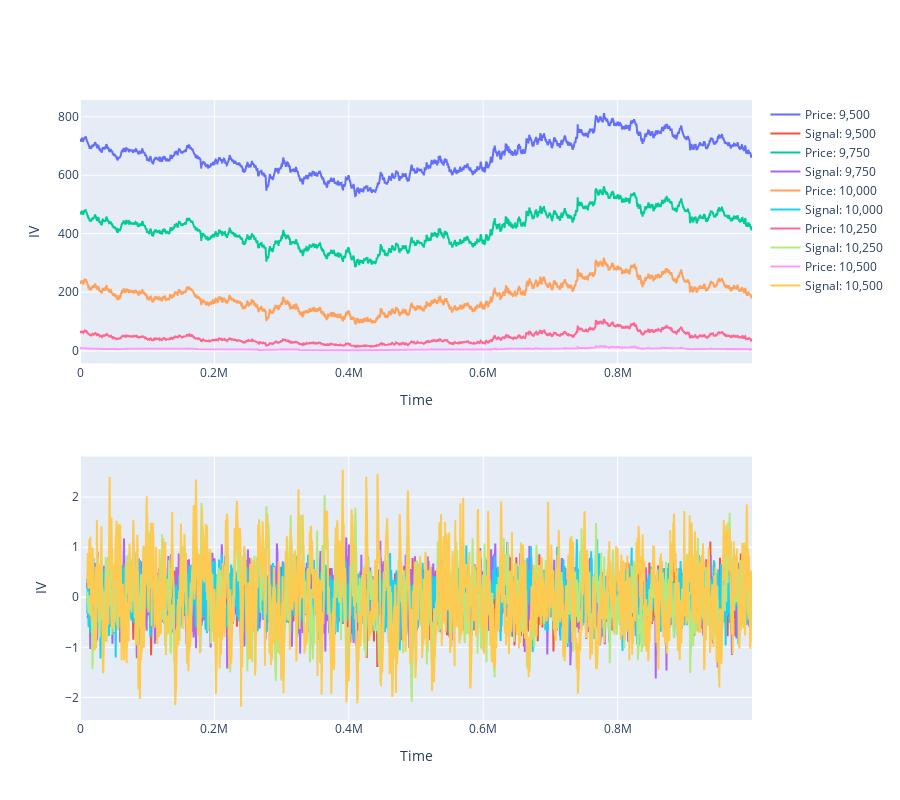

Notebook cell for this chart:
### Code cell
ivs = defaultdict(list)

for t in range(df.shape[0]):
    asset_price = df["VOLCANIC_ROCK"].iloc[t]
    expiration_time = days_to_expiry / 365 - (t / 10_000 / 365)

    for strike_price in strike_prices:
        voucher_price = df[f"VOLCANIC_ROCK_VOUCHER_{strike_price}"].iloc[t]
        ivs[strike_price].append(implied_volatility(asset_price, strike_price, voucher_price, expiration_time))

fig = make_subplots(rows=2, cols=1)

for i, strike_price in enumerate(strike_prices):
    x = np.arange(0, df.shape[0] * 100, 100)
    y_prices = df[f"VOLCANIC_ROCK_VOUCHER_{strike_price}"]

    y_signal = pd.Series(ivs[strike_price])
    y_signal = ((y_signal - y_signal.rolling(100).mean()) / y_signal.rolling(100).std()).rolling(10).mean()

    fig.add_trace(go.Scatter(x=x, y=y_prices, name=f"Price: {strike_price:,.0f}"), row=1, col=1)
    fig.add_trace(go.Scatter(x=x, y=y_signal, name=f"Signal: {strike_price:,.0f}"), row=2, col=1)

fig.update_layout(height=800)
fig.update_xaxes(title_text="Time")
fig.update_yaxes(title_text="IV")
fig.show()

### Figure 1 — Plotly figure (JSON) as saved in the notebook; plotly's stock layout.template omitted (floating-point values rounded to 4 significant figures; data arrays with more than 128 entries replaced by an {"elided": "..."} marker saying what was removed)
{"data": [{"name": "Price: 9,500", "type": "scatter", "x": {"elided": "10000 int values"}, "xaxis": "x", "y": {"elided": "10000 float values"}, "yaxis": "y"}, {"name": "Signal: 9,500", "type": "scatter", "x": {"elided": "10000 int values"}, "xaxis": "x2", "y": {"elided": "10000 float values"}, "yaxis": "y2"}, {"name": "Price: 9,750", "type": "scatter", "x": {"elided": "10000 int values"}, "xaxis": "x", "y": {"elided": "10000 float values"}, "yaxis": "y"}, {"name": "Signal: 9,750", "type": "scatter", "x": {"elided": "10000 int values"}, "xaxis": "x2", "y": {"elided": "10000 float values"}, "yaxis": "y2"}, {"name": "Price: 10,000", "type": "scatter", "x": {"elided": "10000 int values"}, "xaxis": "x", "y": {"elided": "10000 float values"}, "yaxis": "y"}, {"name": "Signal: 10,000", "type": "scatter", "x": {"elided": "10000 int values"}, "xaxis": "x2", "y": {"elided": "10000 float values"}, "yaxis": "y2"}, {"name": "Price: 10,250", "type": "scatter", "x": {"elided": "10000 int values"}, "xaxis": "x", "y": {"elided": "10000 float values"}, "yaxis": "y"}, {"name": "Signal: 10,250", "type": "scatter", "x": {"elided": "10000 int values"}, "xaxis": "x2", "y": {"elided": "10000 float values"}, "yaxis": "y2"}, {"name": "Price: 10,500", "type": "scatter", "x": {"elided": "10000 int values"}, "xaxis": "x", "y": {"elided": "10000 float values"}, "yaxis": "y"}, {"name": "Signal: 10,500", "type": "scatter", "x": {"elided": "10000 int values"}, "xaxis": "x2", "y": {"elided": "10000 float values"}, "yaxis": "y2"}], "layout": {"height": 800, "xaxis": {"anchor": "y", "domain": [0, 1], "title": {"text": "Time"}}, "xaxis2": {"anchor": "y2", "domain": [0, 1], "title": {"text": "Time"}}, "yaxis": {"anchor": "x", "domain": [0.575, 1], "title": {"text": "IV"}}, "yaxis2": {"anchor": "x2", "domain": [0, 0.425], "title": {"text": "IV"}}}}
